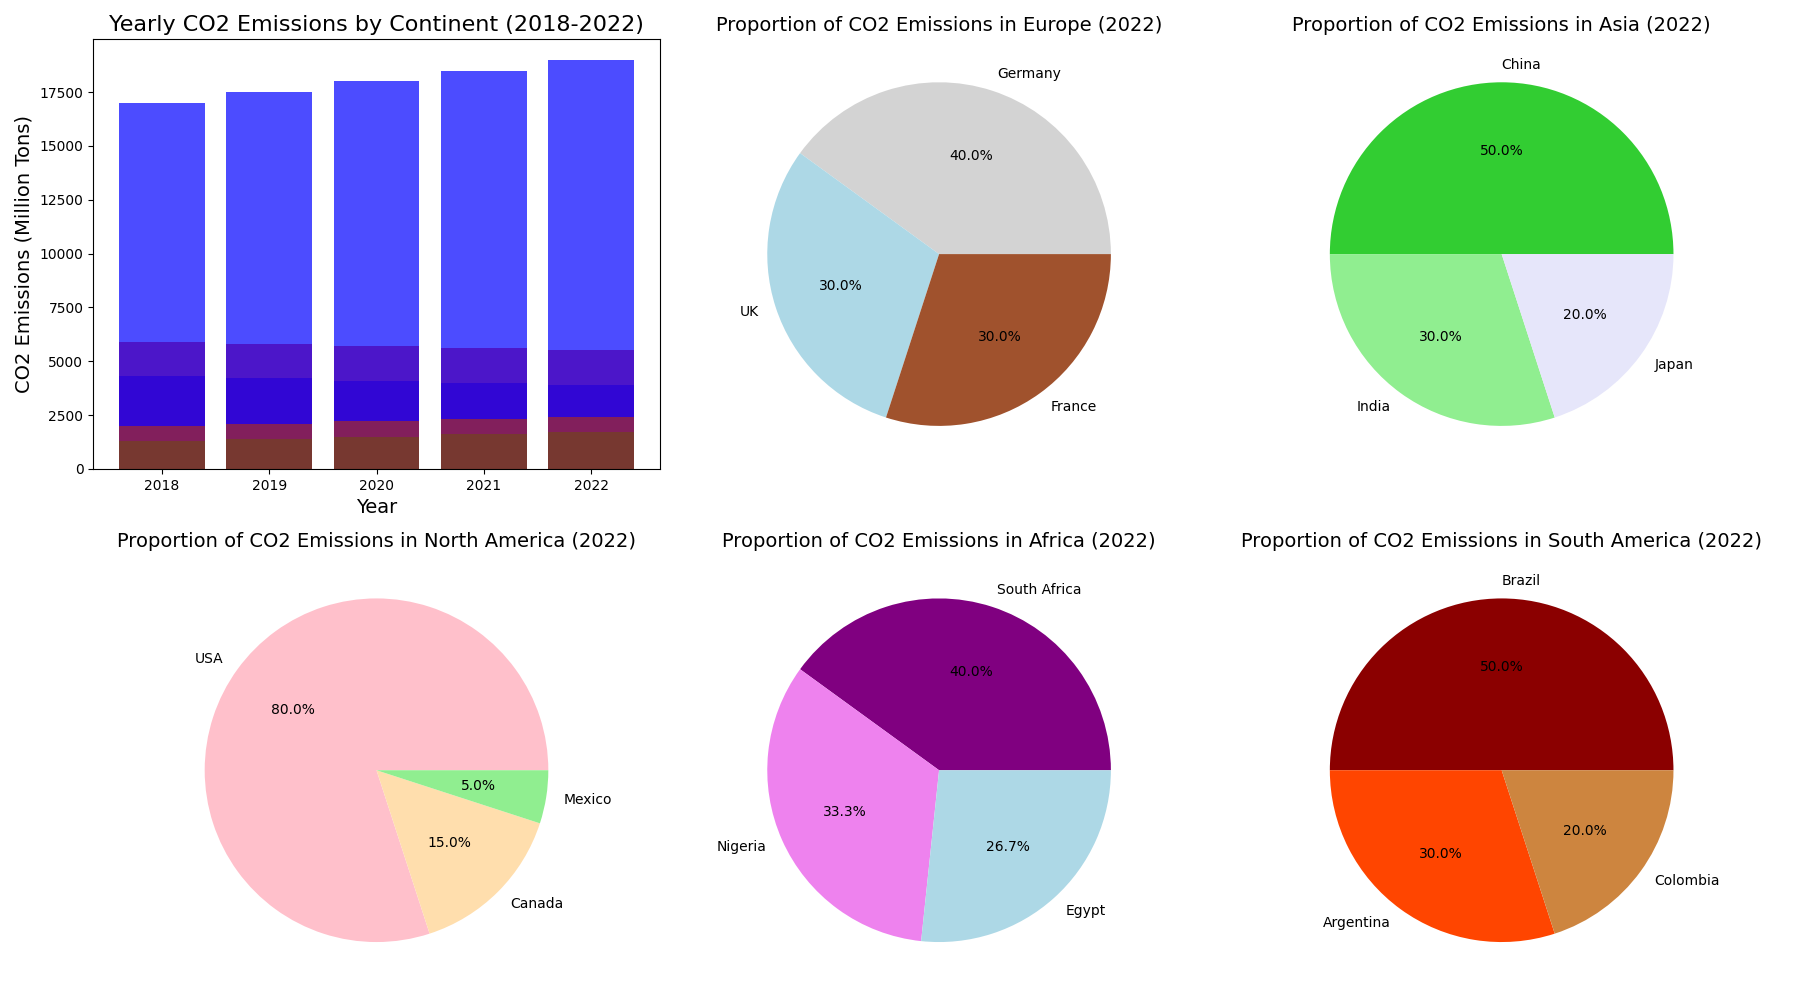

Recreate this plot in Python.
import matplotlib.pyplot as plt

years = ['2018', '2019', '2020', '2021', '2022']
emissions_na = [5900, 5800, 5700, 5600, 5500]
emissions_eu = [4300, 4200, 4100, 4000, 3900]
emissions_as = [17000, 17500, 18000, 18500, 19000]
emissions_af = [1300, 1400, 1500, 1600, 1700]
emissions_sa = [2000, 2100, 2200, 2300, 2400]

countries_na = ['USA', 'Canada', 'Mexico']
proportion_na = [80, 15, 5]

countries_eu = ['Germany', 'UK', 'France']
proportion_eu = [40, 30, 30]

countries_as = ['China', 'India', 'Japan']
proportion_as = [50, 30, 20]

countries_af = ['South Africa', 'Nigeria', 'Egypt']
proportion_af = [30, 25, 20]

countries_sa = ['Brazil', 'Argentina', 'Colombia']
proportion_sa = [50, 30, 20]

fig, axs = plt.subplots(nrows=2, ncols=3, figsize=(18, 10))

axs[0, 0].bar(years, emissions_na, color='red', alpha=0.7)
axs[0, 0].bar(years, emissions_eu, color='purple', alpha=0.7)
axs[0, 0].bar(years, emissions_as, color='blue', alpha=0.7)
axs[0, 0].bar(years, emissions_af, color='green', alpha=0.7)
axs[0, 0].bar(years, emissions_sa, color='brown', alpha=0.7)
axs[0, 0].set_title('Yearly CO2 Emissions by Continent (2018-2022)', fontsize=16)
axs[0, 0].set_xlabel('Year', fontsize=14)
axs[0, 0].set_ylabel('CO2 Emissions (Million Tons)', fontsize=14)

axs[1, 0].pie(proportion_na, labels=countries_na, autopct='%1.1f%%', colors=['pink', 'navajowhite', 'lightgreen'])
axs[1, 0].set_title('Proportion of CO2 Emissions in North America (2022)', fontsize=14)

axs[0, 1].pie(proportion_eu, labels=countries_eu, autopct='%1.1f%%', colors=['lightgrey', 'lightblue', 'sienna'])
axs[0, 1].set_title('Proportion of CO2 Emissions in Europe (2022)', fontsize=14)

axs[0, 2].pie(proportion_as, labels=countries_as, autopct='%1.1f%%', colors=['limegreen', 'lightgreen', 'lavender'])
axs[0, 2].set_title('Proportion of CO2 Emissions in Asia (2022)', fontsize=14)

axs[1, 1].pie(proportion_af, labels=countries_af, autopct='%1.1f%%', colors=['purple', 'violet', 'lightblue'])
axs[1, 1].set_title('Proportion of CO2 Emissions in Africa (2022)', fontsize=14)

axs[1, 2].pie(proportion_sa, labels=countries_sa, autopct='%1.1f%%', colors=['darkred', 'orangered', 'peru'])
axs[1, 2].set_title('Proportion of CO2 Emissions in South America (2022)', fontsize=14)

plt.tight_layout()
plt.show()
